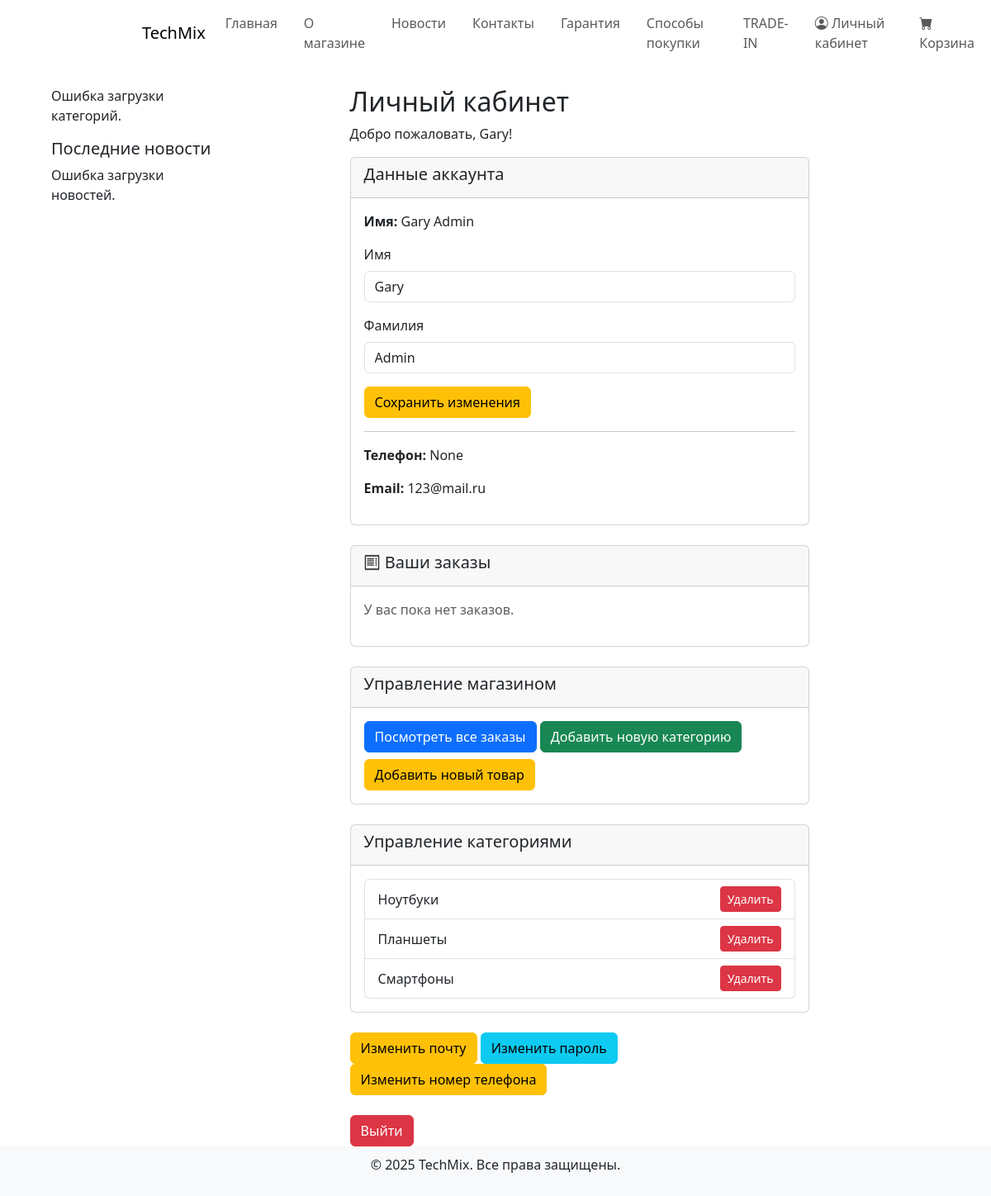
/profile/ (signed in), run on the app's committed database.
### apps/users/models.py (models this page shows, shortened)
class User(AbstractUser):
    email = models.EmailField(unique=True)
    phone_number = models.CharField(max_length=15, unique=True, blank=True, null=True)
    address = models.TextField(blank=True, null=True)

### apps/products/models.py (models this page shows, shortened)
class Category(models.Model):
    name = models.CharField(max_length=255)
    slug = models.SlugField(unique=True, blank=True)
    description = models.TextField(blank=True, null=True)
    created_at = models.DateTimeField(auto_now_add=True)

### apps/users/views.py (the view)
# urls.py: path('profile/', views.profile, name='profile'),
@login_required
def profile(request):
    cart, created = Cart.objects.get_or_create(user=request.user)
    categories = Category.objects.all() if request.user.is_staff else None  # Если пользователь администратор, показываем все категории.
    return render(request, 'profile.html', {'cart': cart, 'categories': categories})

### apps/users/templates/profile.html (shortened to what this page needs)
{% extends 'base.html' %}
{% block content %}
<div class="container">
    <h2>Личный кабинет</h2>
    <p>Добро пожаловать, {{ user.username }}!</p>
    <div class="card mb-4">
        <div class="card-header">
            <h5>Данные аккаунта</h5>
        </div>
        <div class="card-body">
            <p><strong>Имя:</strong> {{ user.first_name }} {{ user.last_name }}</p>
            <form method="POST" action="{% url 'change_name' %}" class="d-inline">
                <div class="mb-3">
                    <label for="first_name" class="form-label">Имя</label>
                    <input type="text" id="first_name" name="first_name" class="form-control" value="{{ user.first_name }}" required>
                </div>
                <div class="mb-3">
                    <label for="last_name" class="form-label">Фамилия</label>
                    <input type="text" id="last_name" name="last_name" class="form-control" value="{{ user.last_name }}" required>
                </div>
                <button type="submit" class="btn btn-warning">Сохранить изменения</button>
            </form>
            <hr>
            <p><strong>Телефон:</strong> {{ user.phone_number }}</p>
            <p><strong>Email:</strong> {{ user.email }}</p>
        </div>
    </div>
    <div class="card mb-4">
        <div class="card-header">
            <h5><i class="bi bi-receipt"></i> Ваши заказы</h5>
        </div>
        <div class="card-body">
            {% if user.orders.all %}
                <div class="row">
                    {% for order in user.orders.all %}
                        <div class="col-md-6 mb-3">
                            <div class="card shadow-sm border-0">
                                <div class="card-body">
                                    <h6 class="card-title">
                                        <i class="bi bi-box-seam"></i> Заказ #{{ order.id }}
                                    </h6>
                                    <p class="card-text text-muted mb-1">
                                        <i class="bi bi-calendar"></i> Дата: {{ order.created_at|date:"d.m.Y H:i" }}
                                    </p>
                                    <p class="mb-2">
                                        <i class="bi bi-tag"></i> Статус:
                                        <span class="badge
                                            {% if order.status == 'PENDING' %} bg-warning
                                            {% elif order.status == 'PROCESSING' %} bg-primary
                                            {% elif order.status == 'SHIPPED' %} bg-info
                                            {% elif order.status == 'DELIVERED' %} bg-success
                                            {% elif order.status == 'CANCELLED' %} bg-danger {% endif %}">
                                            {{ order.get_status_display }}
                                        </span>
                                    </p>
                                    <a href="{% url 'order_detail' order.id %}" class="btn btn-outline-primary btn-sm">
                                        <i class="bi bi-eye"></i> Просмотреть
                                    </a>
                                </div>
                            </div>
                        </div>
                    {% endfor %}
                </div>
            {% else %}
                <p class="text-muted">У вас пока нет заказов.</p>
            {% endif %}
        </div>
    </div>
    {% if user.is_staff %}
    <div class="card mb-4">
        <div class="card-header">
            <h5>Управление магазином</h5>
        </div>
        <div class="card-body">
            <a href="{% url 'order_list' %}" class="btn btn-primary">Посмотреть все заказы</a>
            <a href="{% url 'add_category' %}" class="btn btn-success">Добавить новую категорию</a>
            <a href="{% url 'add_product' %}" class="btn btn-warning mt-2">Добавить новый товар</a>
        </div>
    </div>
    <div class="card mb-4">
        <div class="card-header">
            <h5>Управление категориями</h5>
        </div>
        <div class="card-body">
            {% if categories %}
                <ul class="list-group">
                    {% for category in categories %}
                        <li class="list-group-item d-flex justify-content-between align-items-center">
                            {{ category.name }}
                            <div>
                                <form action="{% url 'delete_category' category.id %}" method="POST" class="d-inline">
                                    <button type="submit" class="btn btn-danger btn-sm">Удалить</button>
                                </form>
                            </div>
                        </li>
                    {% endfor %}
                </ul>
            {% else %}
                <p>Категорий пока нет.</p>
            {% endif %}
        </div>
    </div>
    {% endif %}
    <div class="mb-4">
        <a href="{% url 'change_email' %}" class="btn btn-warning">Изменить почту</a>
        <a href="{% url 'change_password' %}" class="btn btn-info">Изменить пароль</a>
        <a href="{% url 'change_phone' %}" class="btn btn-warning">Изменить номер телефона</a>
    </div>
    <div>
        <a href="{% url 'logout' %}" class="btn btn-danger">Выйти</a>
    </div>
</div>
{% endblock %}

### data on the page
User: username "Gary", first_name "Gary", last_name "Admin", phone_number "None", email "123@mail.ru"
Category: name "Ноутбуки"
Category: name "Планшеты"
Category: name "Смартфоны"
